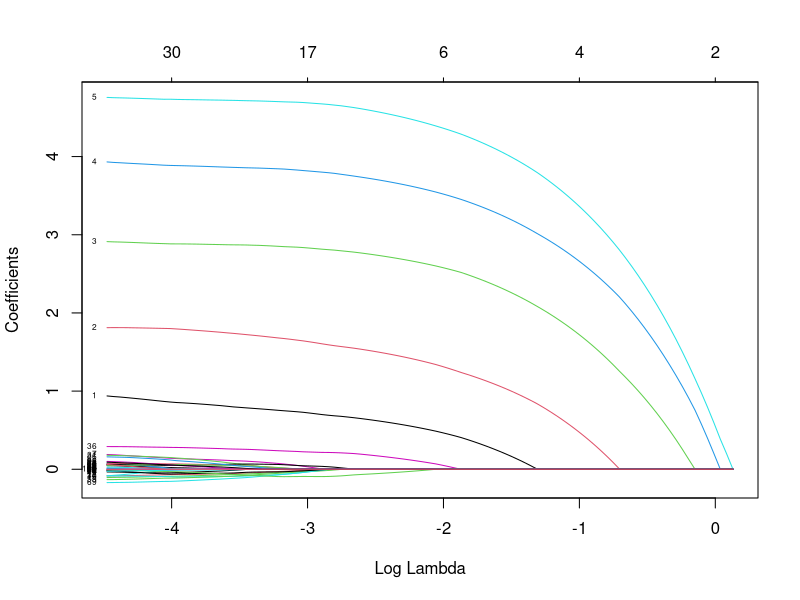
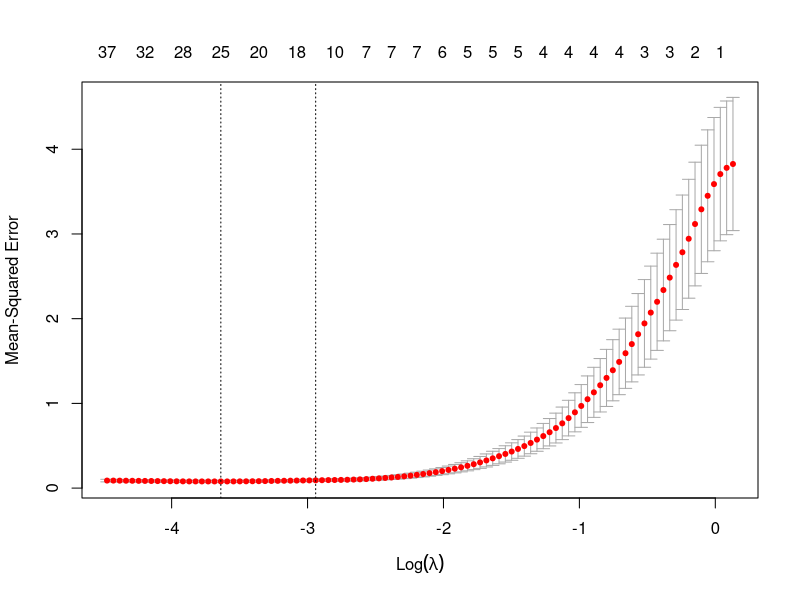
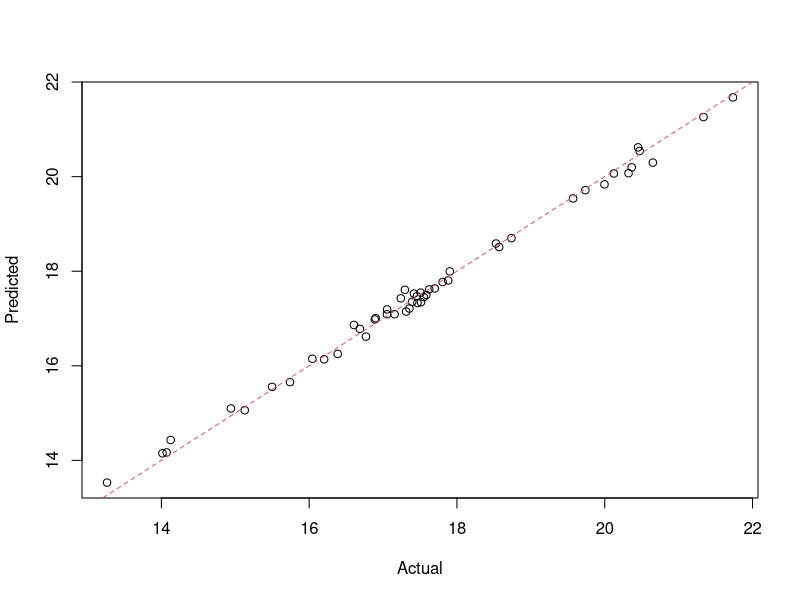
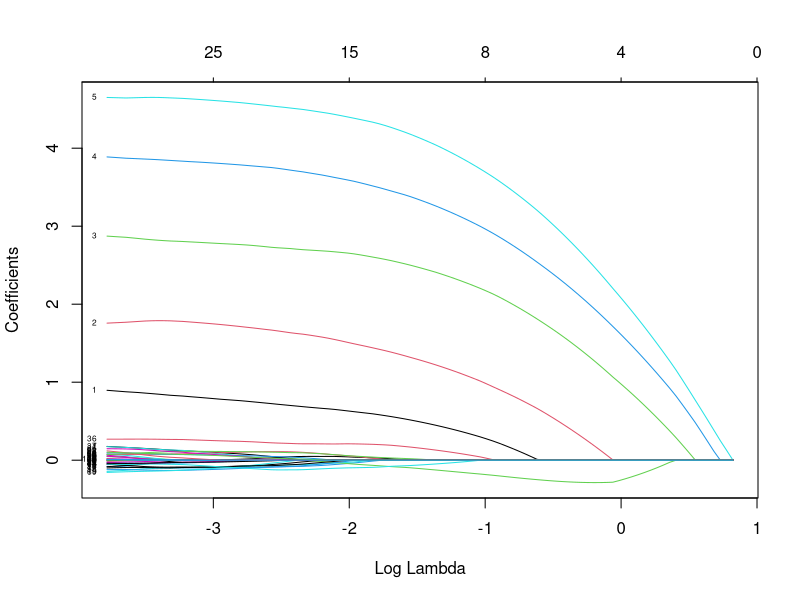
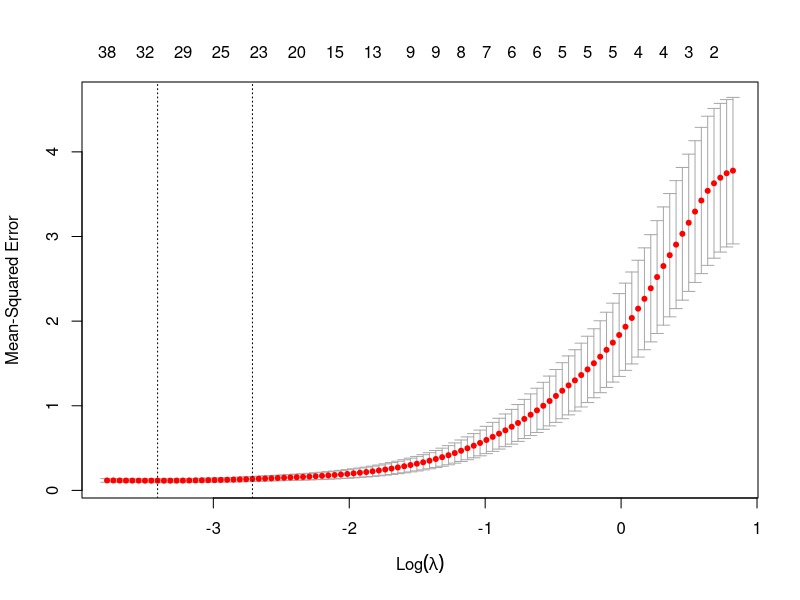
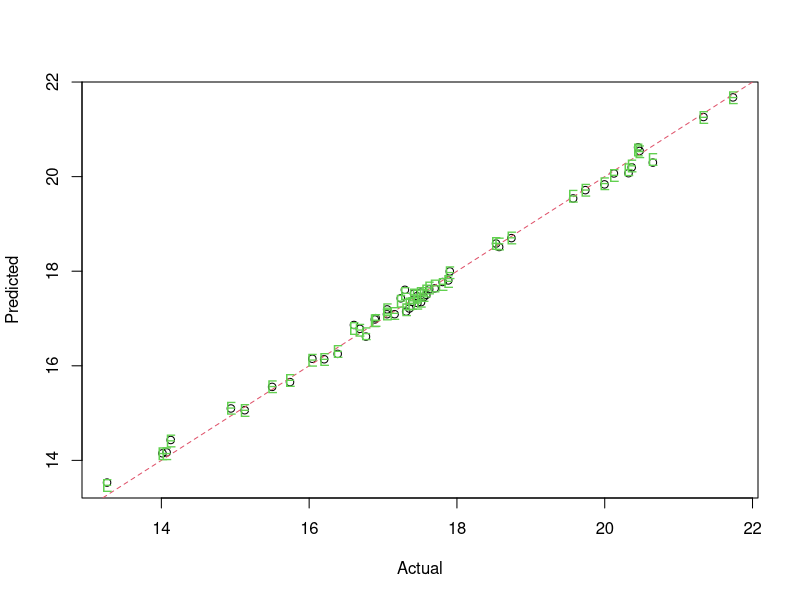

Write R code to recreate these figures, in order. (Note: this script raises an error after producing the figures.)
## Regularization

#install.packages("glmnet")
library(glmnet)


set.seed(0)
# # of rows < # of variables
n <- 50
p <- 100

sigma <- 0.25
beta <- c(1:5, rep(0, p - 5))

x <- cbind(matrix(runif(n*p), n, p))
y <- 10 + as.vector(x%*%beta) + sigma*rnorm(n)
# y = 10 + 1*x1 + 2*x2 + 3*x3 + 4*x4 + 5*x5 + 0*x_i + e, e ~ N(0, 0.25^2) , 5 < i <= 100
# --> 6 ~ 100번째 변수들은 y와 무관


# modeling
fit <- glmnet(x, y)       # 이때, alpha는 1로 LASSO가 default이다.
plot(fit, xvar = "lambda", label = TRUE)    # 변수 중요도 확인. default : xvar = L1-norm 



# 자동 모형 선택
# --> 자동으로 교차검증을 해줌.
cvfit <- cv.glmnet(x, y)  # family = "binomial"이라는 파라메터를 추가하면 로지스틱 모형으로 적합. 
plot(cvfit)               # 교차검증 결과
# --> 왼쪽으로 갈수록 복잡한 모형 : 모든 변수를 포함
# --> 각 Lambda값에서 교차 검증 이후에 나온 결과를 error-bar로 나타낸 것이다. 빨간색은 평균



print(s <- cvfit$lambda.min)
print(beta.hat <- coef(cvfit, s = "lambda.min"))
length(which(beta.hat > 0)) # 8개의 변수 선택!
# 교차겁증 오차의 평균값을 최소화하는 것이 lambda.min.
# 최적의 예측력을 위해서 lambda.min를 사용한다.


pred.lasso <- predict(fit, newx = x, s = s)
plot(y, pred.lasso, xlab = "Actual", ylab = "Predicted")
abline(0, 1, col = 2, lty = 2)





## Elastic-Net
fit <- glmnet(x, y, alpha = .5)            # alpha = 
plot(fit, xvar = "lambda", label = TRUE)


cvfit <- cv.glmnet(x, y, alpha = .5)
plot(cvfit)



print(cvfit$lambda.min)
print(s <- cvfit$lambda.min)

plot(y, pred.lasso, xlab = "Actual", ylab = "Predicted")
abline(0, 1, col = 2, lty = 2)
points(y, predict(fit, newx = x, s = s), col = 3, pch = "E")




## Non-normal y

data(BinomialExample)

fit <- glm(y ~ x, family = binomial("logit"))
summary(fit)




fit <- glmnet(x, y, family = "binomial")
plot(fit, xvar = "lambda", label = TRUE)




cvfit <- cv.glmnet(x, y, alpha = .5)
plot(cvfit)






print(cvfit$lambda.min)





print(s <- cvfit$lambda.min)





pred <- predict(fit, newx = x, type = "class", s = s)
table(y, pred)












